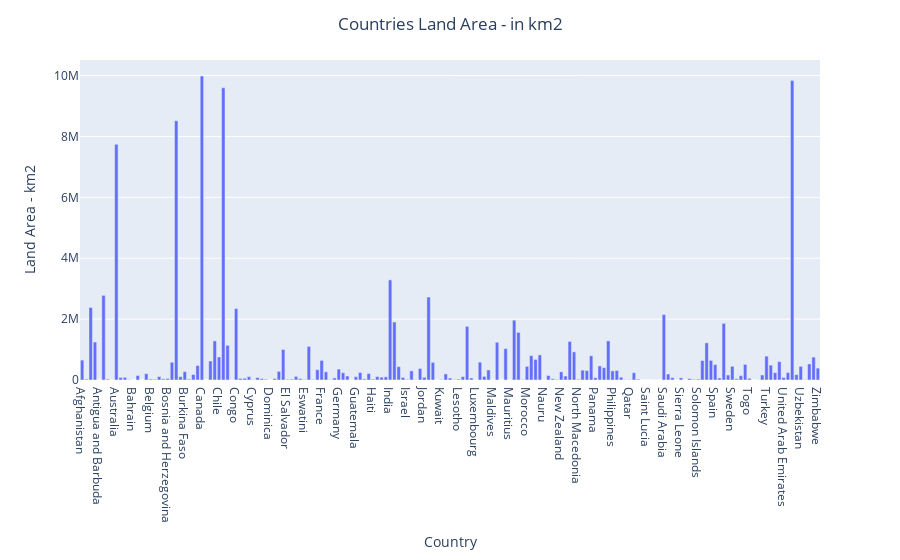

The code cell stored with this chart in its notebook:
### Code cell
# Creating a DataFrame using the country names and cleaned land area values
energy_land_data_use_df = pd.DataFrame({'Country': countries, 'Land': land_int})

# Creating a bar plot using Plotly Express
fig = px.bar(energy_land_data_use_df, x='Country', y='Land', labels={'Land': 'Land Area - km2', 'Entity': 'Country'})

# Updating the graph layout and title
fig.update_layout(title={'text': 'Countries Land Area - in km2', 'x': 0.5})

# Displaying the graph
fig.show()

### Figure 1 — Plotly figure (JSON) as saved in the notebook; plotly's stock layout.template omitted (floating-point values rounded to 4 significant figures; data arrays with more than 128 entries replaced by an {"elided": "..."} marker saying what was removed)
{"data": [{"alignmentgroup": "True", "hovertemplate": "Country=%{x}<br>Land Area - km2=%{y}<extra></extra>", "legendgroup": "", "marker": {"color": "#636efa", "pattern": {"shape": ""}}, "name": "", "offsetgroup": "", "orientation": "v", "showlegend": false, "textposition": "auto", "type": "bar", "x": {"elided": "173 str values"}, "xaxis": "x", "y": {"elided": "173 int values"}, "yaxis": "y"}], "layout": {"barmode": "relative", "legend": {"tracegroupgap": 0}, "margin": {"t": 60}, "title": {"text": "Countries Land Area - in km2", "x": 0.5}, "xaxis": {"anchor": "y", "domain": [0, 1], "title": {"text": "Country"}}, "yaxis": {"anchor": "x", "domain": [0, 1], "title": {"text": "Land Area - km2"}}}}
